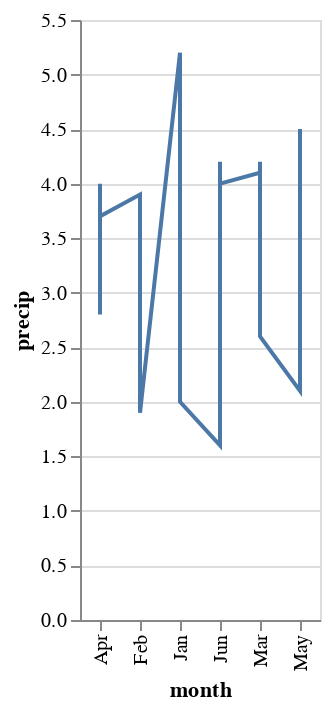

Notebook cell for this chart:
### Code cell
# Line chart
alt.Chart(weather).mark_line().encode(
    x='month',
    y='precip'
)

### Figure 1 — Vega-Lite specification as saved in the notebook (floating-point values rounded to 4 significant figures)
{"config": {"view": {"continuousWidth": 300, "continuousHeight": 300}}, "data": {"name": "data-a0edf122470d64c801b829f5c0e672f9"}, "mark": {"type": "line"}, "encoding": {"x": {"field": "month", "type": "nominal"}, "y": {"field": "precip", "type": "quantitative"}}, "$schema": "https://vega.github.io/schema/vega-lite/v5.20.1.json", "datasets": {"data-a0edf122470d64c801b829f5c0e672f9": [{"city": "Seattle", "month": "Jan", "precip": 5.2, "temp": 42}, {"city": "Seattle", "month": "Feb", "precip": 3.9, "temp": 45}, {"city": "Seattle", "month": "Mar", "precip": 4.1, "temp": 50}, {"city": "Seattle", "month": "Apr", "precip": 2.8, "temp": 55}, {"city": "Seattle", "month": "May", "precip": 2.1, "temp": 62}, {"city": "Seattle", "month": "Jun", "precip": 1.6, "temp": 68}, {"city": "New York", "month": "Jan", "precip": 3.6, "temp": 35}, {"city": "New York", "month": "Feb", "precip": 3.1, "temp": 38}, {"city": "New York", "month": "Mar", "precip": 4.2, "temp": 48}, {"city": "New York", "month": "Apr", "precip": 4.0, "temp": 58}, {"city": "New York", "month": "May", "precip": 4.5, "temp": 68}, {"city": "New York", "month": "Jun", "precip": 4.2, "temp": 77}, {"city": "Chicago", "month": "Jan", "precip": 2.0, "temp": 28}, {"city": "Chicago", "month": "Feb", "precip": 1.9, "temp": 32}, {"city": "Chicago", "month": "Mar", "precip": 2.6, "temp": 42}, {"city": "Chicago", "month": "Apr", "precip": 3.7, "temp": 52}, {"city": "Chicago", "month": "May", "precip": 4.1, "temp": 64}, {"city": "Chicago", "month": "Jun", "precip": 4.0, "temp": 74}]}}
